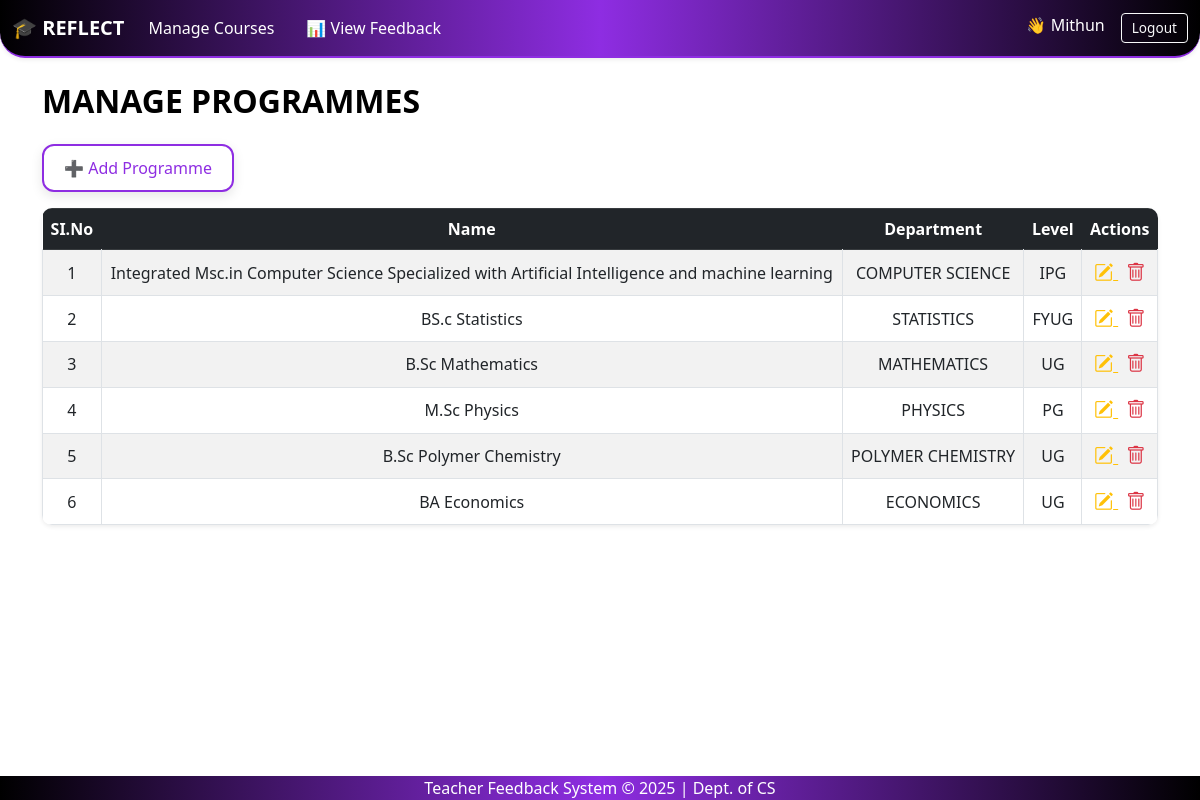
The app's page /programmes/ (signed in), older data.
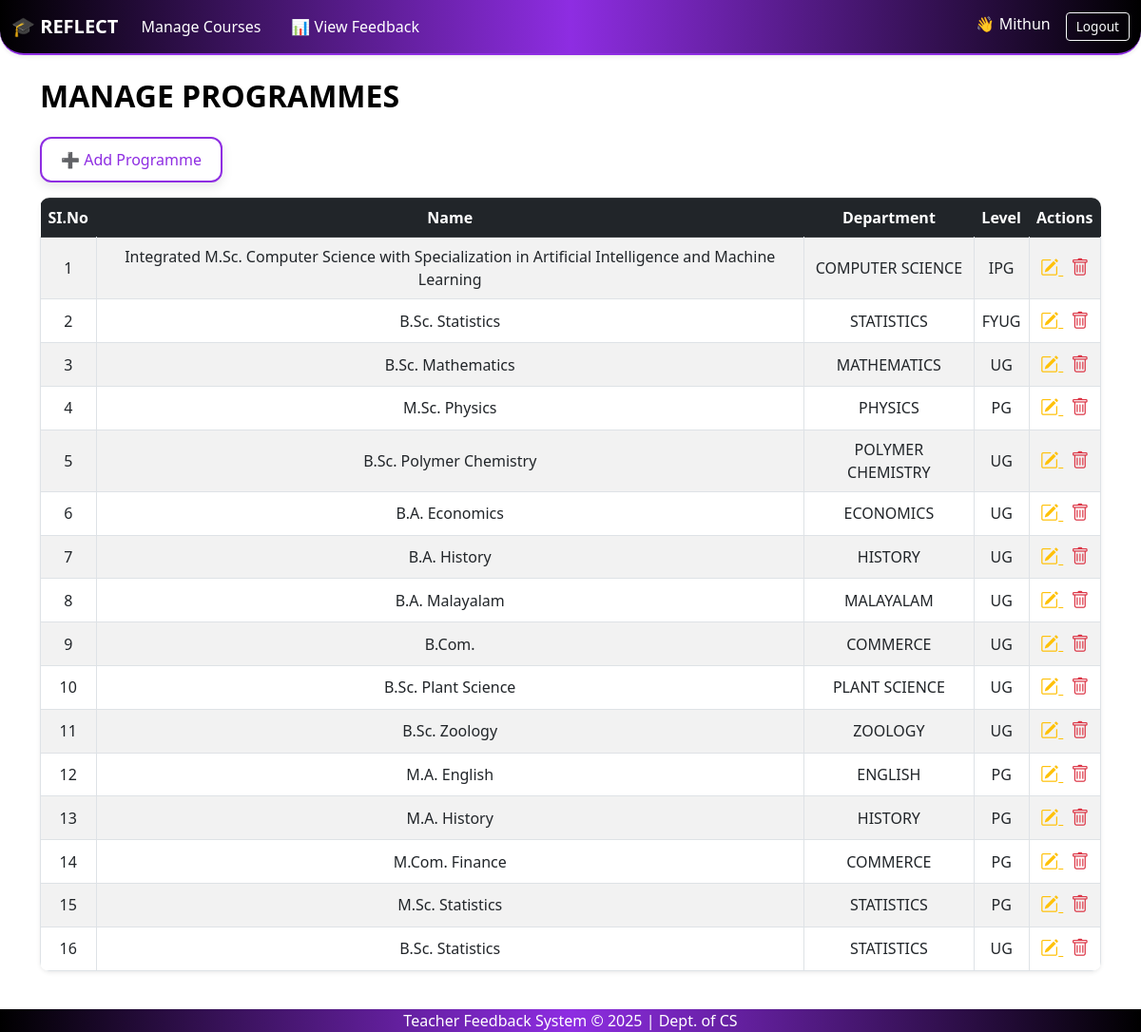
The same page, newer data.
### feedback_app/models.py (models this page shows, shortened)
class Programme(models.Model):
    pgm_id = models.AutoField(primary_key=True)
    pgm_name = models.CharField(max_length=200)
    dept = models.ForeignKey(Department, on_delete=models.CASCADE)
    level = models.CharField(max_length=50)

class Department(models.Model):
    dept_id = models.AutoField(primary_key=True)
    dept_name = models.CharField(max_length=100)

### feedback_app/views.py (the view)
# urls.py: path('programmes/', views.programme_list, name='programme_list'),
@login_required
def programme_list(request):
    programmes = Programme.objects.all()
    return render(request, 'programme_list.html', {'programmes': programmes})

### feedback_app/context_processors.py (called while the page is built)
def is_admin(request):
    user = request.user
    return {'is_admin': user.is_superuser or user.groups.filter(name='admin').exists()}

def is_hod(request):
    return {'is_hod': request.user.groups.filter(name='hod').exists()}

def is_teacher(request):
    return {'is_teacher': request.user.groups.filter(name='teacher').exists()}

### templates/programme_list.html (shortened to what this page needs)
{% extends 'base.html' %}
{% block content %}
<head>
    <link href="https://cdn.jsdelivr.net/npm/bootstrap-icons@1.10.5/font/bootstrap-icons.css" rel="stylesheet">
</head>
<div class="mb-3">
    <h2 class="mb-4">MANAGE PROGRAMMES</h2>
    <a href="{% url 'add_programme' %}" class="glass-button">➕ Add Programme</a>
</div>
<table class="table table-bordered table-striped shadow-sm">
    <thead class="table-dark">
        <tr>
            <th>SI.No</th>
            <th>Name</th>
            <th>Department</th>
            <th>Level</th>
            <th>Actions</th>
        </tr>
    </thead>
    <tbody>
        {% for p in programmes %}
        {% if p.pgm_id %}
        <tr>
            <td>{{ forloop.counter }}</td>
            <td>{{ p.pgm_name }}</td>
            <td>{{ p.dept.dept_name }}</td>
            <td>{{ p.level }}</td>
            <td>
                <a href="{% url 'edit_programme' p.pgm_id %}" title="Edit" class="text-warning me-2" style="font-size: 1.2rem;">
                    <i class="bi bi-pencil-square"></i>
                </a>
                <form action="{% url 'delete_programme' p.pgm_id %}" method="post" style="display:inline;">
                    <button type="submit" title="Delete" class="text-danger border-0 bg-transparent p-0" style="font-size: 1.2rem;">
                        <i class="bi bi-trash"></i>
                    </button>
                </form>
            </td>
        </tr>
        {% endif %}
        {% empty %}
        <tr><td colspan="5" class="text-center">No programmes found.</td></tr>
        {% endfor %}
    </tbody>
</table>
{% endblock %}

Row changes from the older to the newer data that the page shows:
changed Programme "IPG": pgm_name "Integrated Msc.in Computer Science Specialized with Artificial Intelligence and machine learning" → "Integrated M.Sc. Computer Science with Specialization in Artificial Intelligence and Machine Learning"
changed Programme "FYUG": pgm_name "BS.c Statistics" → "B.Sc. Statistics"
changed Programme "MATHEMATICS": pgm_name "B.Sc Mathematics" → "B.Sc. Mathematics"
changed Programme "PHYSICS": pgm_name "M.Sc Physics" → "M.Sc. Physics"
changed Programme "POLYMER CHEMISTRY": pgm_name "B.Sc Polymer Chemistry" → "B.Sc. Polymer Chemistry"
changed Programme "ECONOMICS": pgm_name "BA Economics" → "B.A. Economics"
added Programme: pgm_name "B.A. History", dept.dept_name "HISTORY", level "UG"
added Programme: pgm_name "B.A. Malayalam", dept.dept_name "MALAYALAM", level "UG"
added Programme: pgm_name "B.Com.", dept.dept_name "COMMERCE", level "UG"
added Programme: pgm_name "B.Sc. Plant Science", dept.dept_name "PLANT SCIENCE", level "UG"
added Programme: pgm_name "B.Sc. Zoology", dept.dept_name "ZOOLOGY", level "UG"
added Programme: pgm_name "M.A. English", dept.dept_name "ENGLISH", level "PG"
added Programme: pgm_name "M.A. History", dept.dept_name "HISTORY", level "PG"
added Programme: pgm_name "M.Com. Finance", dept.dept_name "COMMERCE", level "PG"
added Programme: pgm_name "M.Sc. Statistics", dept.dept_name "STATISTICS", level "PG"
added Programme: pgm_name "B.Sc. Statistics", dept.dept_name "STATISTICS", level "UG"
